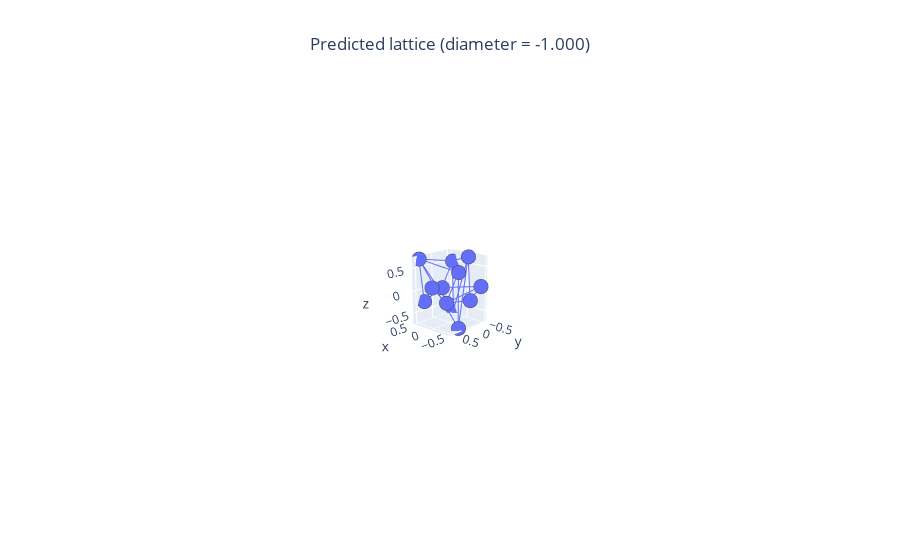

Notebook code cell kept with this figure:
### Code cell
path = 'generated_mat/step50_varProp=0.01_2'
name = 'LatticeStiffness_lattice_3.npz'
plot_lattice_from_path(path, name)

### Figure 1 — Plotly figure (JSON) as saved in the notebook; plotly's stock layout.template omitted (floating-point values rounded to 4 significant figures)
{"data": [{"hovertemplate": "0=%{x}<br>1=%{y}<br>2=%{z}<extra></extra>", "legendgroup": "", "marker": {"color": "#636efa", "line": {"width": 5}, "size": 5, "symbol": "circle"}, "mode": "markers", "name": "", "scene": "scene", "showlegend": false, "type": "scatter3d", "x": [-0.4076, -0.1907, 0.5056, 0.4487, -0.4498, 0.4016, -0.5056, 0.4062, -0.2253, -0.4426, 0.1976, 0.456], "y": [0.5627, -0.3699, 0.4223, -0.2288, 0.2452, -0.5627, -0.4221, -0.5311, -0.4084, 0.2316, 0.3573, 0.3318], "z": [-0.06749, 0.7038, 0.6812, -0.07582, 0.5155, -0.6944, 0.09232, 0.4946, -0.2808, -0.6948, 0.09099, -0.2738]}, {"hovertemplate": "x=%{x}<br>y=%{y}<br>z=%{z}<extra></extra>", "legendgroup": "", "line": {"color": "#636efa", "dash": "solid"}, "marker": {"line": {"width": 5}, "size": 5, "symbol": "circle"}, "mode": "lines", "name": "", "scene": "scene", "showlegend": false, "type": "scatter3d", "x": [-0.5056, -0.4076], "y": [-0.4221, 0.5627], "z": [0.09232, -0.06749]}, {"hovertemplate": "x=%{x}<br>y=%{y}<br>z=%{z}<extra></extra>", "legendgroup": "", "line": {"color": "#636efa", "dash": "solid"}, "marker": {"line": {"width": 5}, "size": 5, "symbol": "circle"}, "mode": "lines", "name": "", "scene": "scene", "showlegend": false, "type": "scatter3d", "x": [-0.2253, -0.4076], "y": [-0.4084, 0.5627], "z": [-0.2808, -0.06749]}, {"hovertemplate": "x=%{x}<br>y=%{y}<br>z=%{z}<extra></extra>", "legendgroup": "", "line": {"color": "#636efa", "dash": "solid"}, "marker": {"line": {"width": 5}, "size": 5, "symbol": "circle"}, "mode": "lines", "name": "", "scene": "scene", "showlegend": false, "type": "scatter3d", "x": [0.1976, -0.4076], "y": [0.3573, 0.5627], "z": [0.09099, -0.06749]}, {"hovertemplate": "x=%{x}<br>y=%{y}<br>z=%{z}<extra></extra>", "legendgroup": "", "line": {"color": "#636efa", "dash": "solid"}, "marker": {"line": {"width": 5}, "size": 5, "symbol": "circle"}, "mode": "lines", "name": "", "scene": "scene", "showlegend": false, "type": "scatter3d", "x": [0.4016, -0.1907], "y": [-0.5627, -0.3699], "z": [-0.6944, 0.7038]}, {"hovertemplate": "x=%{x}<br>y=%{y}<br>z=%{z}<extra></extra>", "legendgroup": "", "line": {"color": "#636efa", "dash": "solid"}, "marker": {"line": {"width": 5}, "size": 5, "symbol": "circle"}, "mode": "lines", "name": "", "scene": "scene", "showlegend": false, "type": "scatter3d", "x": [0.4062, -0.1907], "y": [-0.5311, -0.3699], "z": [0.4946, 0.7038]}, {"hovertemplate": "x=%{x}<br>y=%{y}<br>z=%{z}<extra></extra>", "legendgroup": "", "line": {"color": "#636efa", "dash": "solid"}, "marker": {"line": {"width": 5}, "size": 5, "symbol": "circle"}, "mode": "lines", "name": "", "scene": "scene", "showlegend": false, "type": "scatter3d", "x": [-0.2253, -0.1907], "y": [-0.4084, -0.3699], "z": [-0.2808, 0.7038]}, {"hovertemplate": "x=%{x}<br>y=%{y}<br>z=%{z}<extra></extra>", "legendgroup": "", "line": {"color": "#636efa", "dash": "solid"}, "marker": {"line": {"width": 5}, "size": 5, "symbol": "circle"}, "mode": "lines", "name": "", "scene": "scene", "showlegend": false, "type": "scatter3d", "x": [0.4016, 0.5056], "y": [-0.5627, 0.4223], "z": [-0.6944, 0.6812]}, {"hovertemplate": "x=%{x}<br>y=%{y}<br>z=%{z}<extra></extra>", "legendgroup": "", "line": {"color": "#636efa", "dash": "solid"}, "marker": {"line": {"width": 5}, "size": 5, "symbol": "circle"}, "mode": "lines", "name": "", "scene": "scene", "showlegend": false, "type": "scatter3d", "x": [0.4062, 0.5056], "y": [-0.5311, 0.4223], "z": [0.4946, 0.6812]}, {"hovertemplate": "x=%{x}<br>y=%{y}<br>z=%{z}<extra></extra>", "legendgroup": "", "line": {"color": "#636efa", "dash": "solid"}, "marker": {"line": {"width": 5}, "size": 5, "symbol": "circle"}, "mode": "lines", "name": "", "scene": "scene", "showlegend": false, "type": "scatter3d", "x": [0.456, 0.5056], "y": [0.3318, 0.4223], "z": [-0.2738, 0.6812]}, {"hovertemplate": "x=%{x}<br>y=%{y}<br>z=%{z}<extra></extra>", "legendgroup": "", "line": {"color": "#636efa", "dash": "solid"}, "marker": {"line": {"width": 5}, "size": 5, "symbol": "circle"}, "mode": "lines", "name": "", "scene": "scene", "showlegend": false, "type": "scatter3d", "x": [-0.5056, 0.4487], "y": [-0.4221, -0.2288], "z": [0.09232, -0.07582]}, {"hovertemplate": "x=%{x}<br>y=%{y}<br>z=%{z}<extra></extra>", "legendgroup": "", "line": {"color": "#636efa", "dash": "solid"}, "marker": {"line": {"width": 5}, "size": 5, "symbol": "circle"}, "mode": "lines", "name": "", "scene": "scene", "showlegend": false, "type": "scatter3d", "x": [0.4062, 0.4487], "y": [-0.5311, -0.2288], "z": [0.4946, -0.07582]}, {"hovertemplate": "x=%{x}<br>y=%{y}<br>z=%{z}<extra></extra>", "legendgroup": "", "line": {"color": "#636efa", "dash": "solid"}, "marker": {"line": {"width": 5}, "size": 5, "symbol": "circle"}, "mode": "lines", "name": "", "scene": "scene", "showlegend": false, "type": "scatter3d", "x": [0.456, 0.4487], "y": [0.3318, -0.2288], "z": [-0.2738, -0.07582]}, {"hovertemplate": "x=%{x}<br>y=%{y}<br>z=%{z}<extra></extra>", "legendgroup": "", "line": {"color": "#636efa", "dash": "solid"}, "marker": {"line": {"width": 5}, "size": 5, "symbol": "circle"}, "mode": "lines", "name": "", "scene": "scene", "showlegend": false, "type": "scatter3d", "x": [-0.4076, -0.4498], "y": [0.5627, 0.2452], "z": [-0.06749, 0.5155]}, {"hovertemplate": "x=%{x}<br>y=%{y}<br>z=%{z}<extra></extra>", "legendgroup": "", "line": {"color": "#636efa", "dash": "solid"}, "marker": {"line": {"width": 5}, "size": 5, "symbol": "circle"}, "mode": "lines", "name": "", "scene": "scene", "showlegend": false, "type": "scatter3d", "x": [0.5056, -0.4498], "y": [0.4223, 0.2452], "z": [0.6812, 0.5155]}, {"hovertemplate": "x=%{x}<br>y=%{y}<br>z=%{z}<extra></extra>", "legendgroup": "", "line": {"color": "#636efa", "dash": "solid"}, "marker": {"line": {"width": 5}, "size": 5, "symbol": "circle"}, "mode": "lines", "name": "", "scene": "scene", "showlegend": false, "type": "scatter3d", "x": [-0.4426, -0.4498], "y": [0.2316, 0.2452], "z": [-0.6948, 0.5155]}, {"hovertemplate": "x=%{x}<br>y=%{y}<br>z=%{z}<extra></extra>", "legendgroup": "", "line": {"color": "#636efa", "dash": "solid"}, "marker": {"line": {"width": 5}, "size": 5, "symbol": "circle"}, "mode": "lines", "name": "", "scene": "scene", "showlegend": false, "type": "scatter3d", "x": [-0.1907, 0.4016], "y": [-0.3699, -0.5627], "z": [0.7038, -0.6944]}, {"hovertemplate": "x=%{x}<br>y=%{y}<br>z=%{z}<extra></extra>", "legendgroup": "", "line": {"color": "#636efa", "dash": "solid"}, "marker": {"line": {"width": 5}, "size": 5, "symbol": "circle"}, "mode": "lines", "name": "", "scene": "scene", "showlegend": false, "type": "scatter3d", "x": [0.5056, 0.4016], "y": [0.4223, -0.5627], "z": [0.6812, -0.6944]}, {"hovertemplate": "x=%{x}<br>y=%{y}<br>z=%{z}<extra></extra>", "legendgroup": "", "line": {"color": "#636efa", "dash": "solid"}, "marker": {"line": {"width": 5}, "size": 5, "symbol": "circle"}, "mode": "lines", "name": "", "scene": "scene", "showlegend": false, "type": "scatter3d", "x": [0.4062, 0.4016], "y": [-0.5311, -0.5627], "z": [0.4946, -0.6944]}, {"hovertemplate": "x=%{x}<br>y=%{y}<br>z=%{z}<extra></extra>", "legendgroup": "", "line": {"color": "#636efa", "dash": "solid"}, "marker": {"line": {"width": 5}, "size": 5, "symbol": "circle"}, "mode": "lines", "name": "", "scene": "scene", "showlegend": false, "type": "scatter3d", "x": [-0.4076, -0.5056], "y": [0.5627, -0.4221], "z": [-0.06749, 0.09232]}, {"hovertemplate": "x=%{x}<br>y=%{y}<br>z=%{z}<extra></extra>", "legendgroup": "", "line": {"color": "#636efa", "dash": "solid"}, "marker": {"line": {"width": 5}, "size": 5, "symbol": "circle"}, "mode": "lines", "name": "", "scene": "scene", "showlegend": false, "type": "scatter3d", "x": [0.4487, -0.5056], "y": [-0.2288, -0.4221], "z": [-0.07582, 0.09232]}, {"hovertemplate": "x=%{x}<br>y=%{y}<br>z=%{z}<extra></extra>", "legendgroup": "", "line": {"color": "#636efa", "dash": "solid"}, "marker": {"line": {"width": 5}, "size": 5, "symbol": "circle"}, "mode": "lines", "name": "", "scene": "scene", "showlegend": false, "type": "scatter3d", "x": [-0.2253, -0.5056], "y": [-0.4084, -0.4221], "z": [-0.2808, 0.09232]}, {"hovertemplate": "x=%{x}<br>y=%{y}<br>z=%{z}<extra></extra>", "legendgroup": "", "line": {"color": "#636efa", "dash": "solid"}, "marker": {"line": {"width": 5}, "size": 5, "symbol": "circle"}, "mode": "lines", "name": "", "scene": "scene", "showlegend": false, "type": "scatter3d", "x": [0.5056, 0.4062], "y": [0.4223, -0.5311], "z": [0.6812, 0.4946]}, {"hovertemplate": "x=%{x}<br>y=%{y}<br>z=%{z}<extra></extra>", "legendgroup": "", "line": {"color": "#636efa", "dash": "solid"}, "marker": {"line": {"width": 5}, "size": 5, "symbol": "circle"}, "mode": "lines", "name": "", "scene": "scene", "showlegend": false, "type": "scatter3d", "x": [0.4487, 0.4062], "y": [-0.2288, -0.5311], "z": [-0.07582, 0.4946]}, {"hovertemplate": "x=%{x}<br>y=%{y}<br>z=%{z}<extra></extra>", "legendgroup": "", "line": {"color": "#636efa", "dash": "solid"}, "marker": {"line": {"width": 5}, "size": 5, "symbol": "circle"}, "mode": "lines", "name": "", "scene": "scene", "showlegend": false, "type": "scatter3d", "x": [0.4016, 0.4062], "y": [-0.5627, -0.5311], "z": [-0.6944, 0.4946]}, {"hovertemplate": "x=%{x}<br>y=%{y}<br>z=%{z}<extra></extra>", "legendgroup": "", "line": {"color": "#636efa", "dash": "solid"}, "marker": {"line": {"width": 5}, "size": 5, "symbol": "circle"}, "mode": "lines", "name": "", "scene": "scene", "showlegend": false, "type": "scatter3d", "x": [-0.4076, -0.2253], "y": [0.5627, -0.4084], "z": [-0.06749, -0.2808]}, {"hovertemplate": "x=%{x}<br>y=%{y}<br>z=%{z}<extra></extra>", "legendgroup": "", "line": {"color": "#636efa", "dash": "solid"}, "marker": {"line": {"width": 5}, "size": 5, "symbol": "circle"}, "mode": "lines", "name": "", "scene": "scene", "showlegend": false, "type": "scatter3d", "x": [-0.1907, -0.2253], "y": [-0.3699, -0.4084], "z": [0.7038, -0.2808]}, {"hovertemplate": "x=%{x}<br>y=%{y}<br>z=%{z}<extra></extra>", "legendgroup": "", "line": {"color": "#636efa", "dash": "solid"}, "marker": {"line": {"width": 5}, "size": 5, "symbol": "circle"}, "mode": "lines", "name": "", "scene": "scene", "showlegend": false, "type": "scatter3d", "x": [-0.5056, -0.2253], "y": [-0.4221, -0.4084], "z": [0.09232, -0.2808]}, {"hovertemplate": "x=%{x}<br>y=%{y}<br>z=%{z}<extra></extra>", "legendgroup": "", "line": {"color": "#636efa", "dash": "solid"}, "marker": {"line": {"width": 5}, "size": 5, "symbol": "circle"}, "mode": "lines", "name": "", "scene": "scene", "showlegend": false, "type": "scatter3d", "x": [-0.1907, -0.4426], "y": [-0.3699, 0.2316], "z": [0.7038, -0.6948]}, {"hovertemplate": "x=%{x}<br>y=%{y}<br>z=%{z}<extra></extra>", "legendgroup": "", "line": {"color": "#636efa", "dash": "solid"}, "marker": {"line": {"width": 5}, "size": 5, "symbol": "circle"}, "mode": "lines", "name": "", "scene": "scene", "showlegend": false, "type": "scatter3d", "x": [0.5056, -0.4426], "y": [0.4223, 0.2316], "z": [0.6812, -0.6948]}, {"hovertemplate": "x=%{x}<br>y=%{y}<br>z=%{z}<extra></extra>", "legendgroup": "", "line": {"color": "#636efa", "dash": "solid"}, "marker": {"line": {"width": 5}, "size": 5, "symbol": "circle"}, "mode": "lines", "name": "", "scene": "scene", "showlegend": false, "type": "scatter3d", "x": [-0.4498, -0.4426], "y": [0.2452, 0.2316], "z": [0.5155, -0.6948]}, {"hovertemplate": "x=%{x}<br>y=%{y}<br>z=%{z}<extra></extra>", "legendgroup": "", "line": {"color": "#636efa", "dash": "solid"}, "marker": {"line": {"width": 5}, "size": 5, "symbol": "circle"}, "mode": "lines", "name": "", "scene": "scene", "showlegend": false, "type": "scatter3d", "x": [-0.4076, 0.1976], "y": [0.5627, 0.3573], "z": [-0.06749, 0.09099]}, {"hovertemplate": "x=%{x}<br>y=%{y}<br>z=%{z}<extra></extra>", "legendgroup": "", "line": {"color": "#636efa", "dash": "solid"}, "marker": {"line": {"width": 5}, "size": 5, "symbol": "circle"}, "mode": "lines", "name": "", "scene": "scene", "showlegend": false, "type": "scatter3d", "x": [0.4487, 0.1976], "y": [-0.2288, 0.3573], "z": [-0.07582, 0.09099]}, {"hovertemplate": "x=%{x}<br>y=%{y}<br>z=%{z}<extra></extra>", "legendgroup": "", "line": {"color": "#636efa", "dash": "solid"}, "marker": {"line": {"width": 5}, "size": 5, "symbol": "circle"}, "mode": "lines", "name": "", "scene": "scene", "showlegend": false, "type": "scatter3d", "x": [0.456, 0.1976], "y": [0.3318, 0.3573], "z": [-0.2738, 0.09099]}, {"hovertemplate": "x=%{x}<br>y=%{y}<br>z=%{z}<extra></extra>", "legendgroup": "", "line": {"color": "#636efa", "dash": "solid"}, "marker": {"line": {"width": 5}, "size": 5, "symbol": "circle"}, "mode": "lines", "name": "", "scene": "scene", "showlegend": false, "type": "scatter3d", "x": [0.5056, 0.456], "y": [0.4223, 0.3318], "z": [0.6812, -0.2738]}, {"hovertemplate": "x=%{x}<br>y=%{y}<br>z=%{z}<extra></extra>", "legendgroup": "", "line": {"color": "#636efa", "dash": "solid"}, "marker": {"line": {"width": 5}, "size": 5, "symbol": "circle"}, "mode": "lines", "name": "", "scene": "scene", "showlegend": false, "type": "scatter3d", "x": [0.4487, 0.456], "y": [-0.2288, 0.3318], "z": [-0.07582, -0.2738]}, {"hovertemplate": "x=%{x}<br>y=%{y}<br>z=%{z}<extra></extra>", "legendgroup": "", "line": {"color": "#636efa", "dash": "solid"}, "marker": {"line": {"width": 5}, "size": 5, "symbol": "circle"}, "mode": "lines", "name": "", "scene": "scene", "showlegend": false, "type": "scatter3d", "x": [0.1976, 0.456], "y": [0.3573, 0.3318], "z": [0.09099, -0.2738]}], "layout": {"autosize": true, "scene": {"aspectmode": "auto", "aspectratio": {"x": 0.866, "y": 0.964, "z": 1.198}, "camera": {"center": {"x": 0, "y": 0, "z": 0}, "eye": {"x": -5.122, "y": 5.669, "z": 2.229}, "projection": {"type": "perspective"}, "up": {"x": 0, "y": 0, "z": 1}}}, "title": {"text": "Predicted lattice (diameter = -1.000)", "x": 0.5}}}
